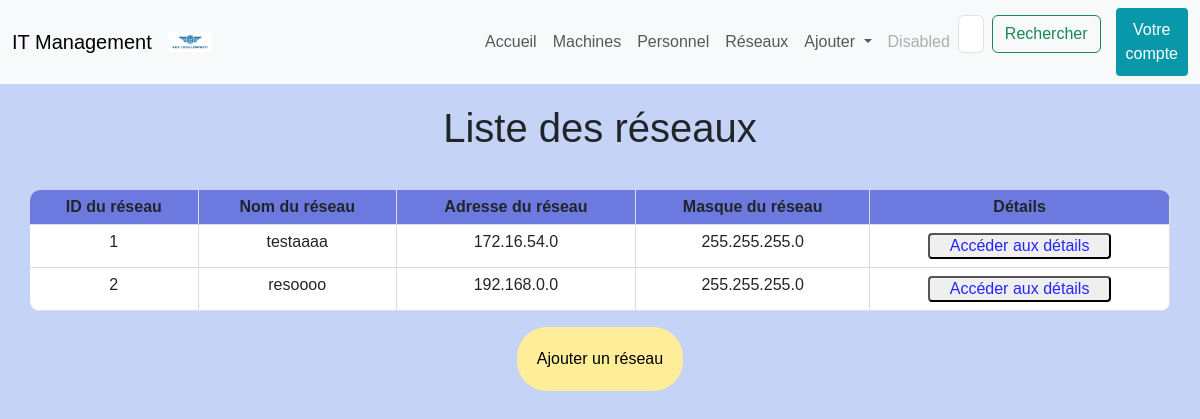
Page /reseau/ on the committed database.
### projetApp/models.py (models this page shows, shortened)
class Reseau(models.Model):
	id = models.AutoField(
		primary_key = True,
		editable = False,
		unique = True,
	)
	nom = models.CharField(max_length= 32, unique=True)
	adresse_ip = models.CharField(max_length=15, validators=[validate_ipv4_address])
	masque = models.CharField(max_length= 15, validators=[validate_ipv4_address])

### projetApp/views.py (the view)
# urls.py: path('reseau/' , views.liste_reseau_view , name = 'reseau'),
def liste_reseau_view(request):
    reseau = Reseau.objects.all()
    return render(request , 'templates/html/liste_reseau.html' , {'reseau' : reseau})

### projetApp/templates/html/liste_reseau.html (shortened to what this page needs)
{% extends "index.html" %}
{% block content %}
    <h1>Liste des réseaux</h1>
    {% if reseau %}
    <div class="tableau">
        <table class="table">
            <thead>
                <tr>
                    <th>ID du réseau</th>
                    <th>Nom du réseau</th>
                    <th>Adresse du réseau</th>
                    <th>Masque du réseau</th>
                    <th>Détails</th>
                </tr>
            </thead>
            <tbody>
            {% for reseau in reseau %}
                <tr>
                    <td>{{ reseau.id }}</td>
                    <td>{{ reseau.nom }}</td>
                    <td>{{ reseau.adresse_ip }}</td>
                    <td>{{ reseau.masque }}</td>
                    <td><a href="{% url 'detail_reseau' reseau.id %}"><button class="button_detail">Accéder aux détails</button></a></td>
                </tr>
            {% endfor %}
            </tbody>
        </table>
    </div>
    {% else %}
        <p>Il n'y a pas de réseaux.</p>
    {% endif %}
    <div class="li_button">
        <a href="{% url 'ajout_reseau'%}"><button class="button_ajout">Ajouter un réseau</button></a>
    </div>
{% endblock %}

### projetApp/static/css/style.css (style rules this page uses)
body { background-color: #c4d3f6; font-family: 'Arial', sans-serif; }
body h1 { text-align: center; padding-top: 20px; }
.tableau { display: flex; justify-content:space-around; align-items: center; }
table { display: table; width: 80%; margin: 30px; border-collapse: collapse; border-radius: 10px; overflow: hidden; background-color: #ffffff; }
table th, table td { padding: 8px; text-align: center; border-bottom: 1px solid #ddd; border-right: 1px solid #ddd; }
table thead { background-color: #6c7ae0; }
.button_detail { border-radius: 4px; color: rgb(37, 37, 252); padding: 2px 20px; }
.button_ajout { background-color: #FFEE99; border: none; border-radius: 30px; padding: 20px; }
.li_button { display: flex; align-items: flex-end; justify-content: space-around; }

### rows in the picture
Reseau: id "1", nom "testaaaa", adresse_ip "172.16.54.0", masque "255.255.255.0"
Reseau: id "2", nom "resoooo", adresse_ip "192.168.0.0", masque "255.255.255.0"
